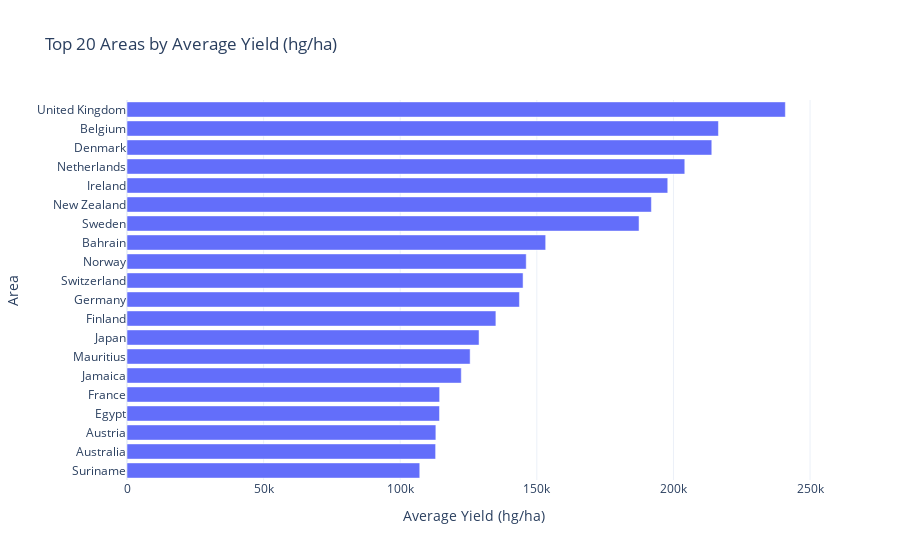

Notebook code cell kept with this figure:
### Code cell
if not df.empty:
    # Get average yield per Area (Top 20)
    avg_yield_area = df_cleaned.groupby('Area')['hg/ha_yield'].mean().sort_values(ascending=False).head(20).reset_index()
    
    fig = px.bar(avg_yield_area,
                 x='hg/ha_yield',
                 y='Area',
                 orientation='h',
                 title='Top 20 Areas by Average Yield (hg/ha)',
                 labels={'hg/ha_yield': 'Average Yield (hg/ha)', 'Area': 'Area'})
    fig.update_layout(yaxis={'categoryorder':'total ascending'})
    fig.show()

### Figure 1 — Plotly figure (JSON) as saved in the notebook; plotly's stock layout.template omitted (floating-point values rounded to 4 significant figures)
{"data": [{"hovertemplate": "Average Yield (hg/ha)=%{x}<br>Area=%{y}<extra></extra>", "legendgroup": "", "marker": {"color": "#636efa", "pattern": {"shape": ""}}, "name": "", "orientation": "h", "showlegend": false, "textposition": "auto", "type": "bar", "x": [241000.0, 216500.0, 214000.0, 204200.0, 197900.0, 191900.0, 187400.0, 153200.0, 146100.0, 145000.0, 143600.0, 135000.0, 128900.0, 125600.0, 122300.0, 114400.0, 114400.0, 113000.0, 113000.0, 107100.0], "xaxis": "x", "y": ["United Kingdom", "Belgium", "Denmark", "Netherlands", "Ireland", "New Zealand", "Sweden", "Bahrain", "Norway", "Switzerland", "Germany", "Finland", "Japan", "Mauritius", "Jamaica", "France", "Egypt", "Austria", "Australia", "Suriname"], "yaxis": "y"}], "layout": {"barmode": "relative", "legend": {"tracegroupgap": 0}, "title": {"text": "Top 20 Areas by Average Yield (hg/ha)"}, "xaxis": {"anchor": "y", "domain": [0, 1], "title": {"text": "Average Yield (hg/ha)"}}, "yaxis": {"anchor": "x", "categoryorder": "total ascending", "domain": [0, 1], "title": {"text": "Area"}}}}
